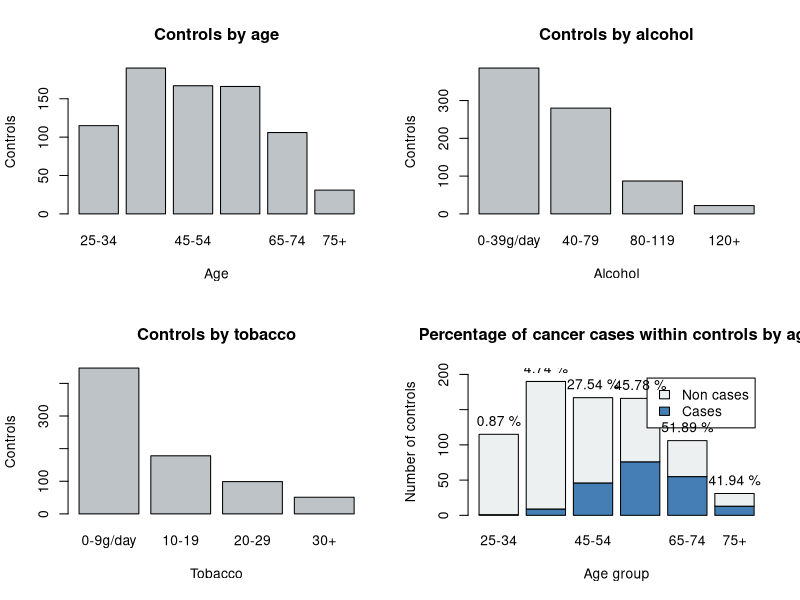
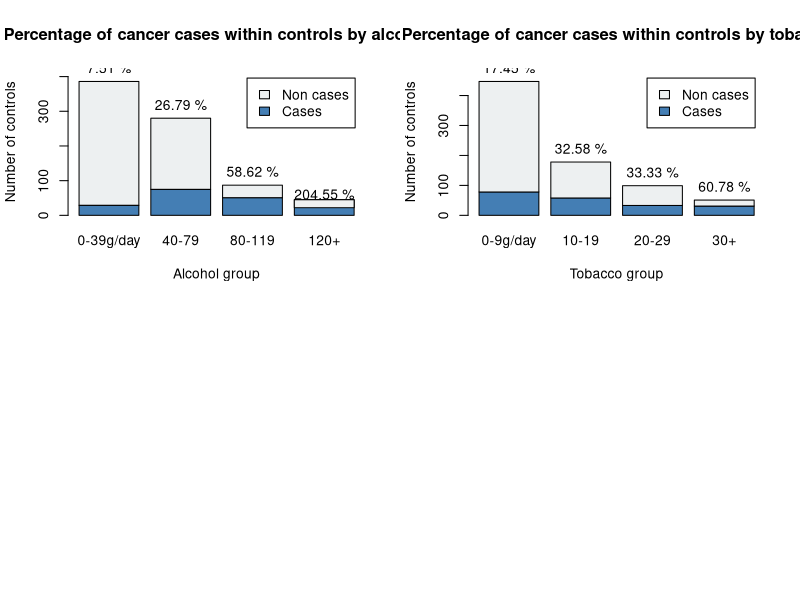
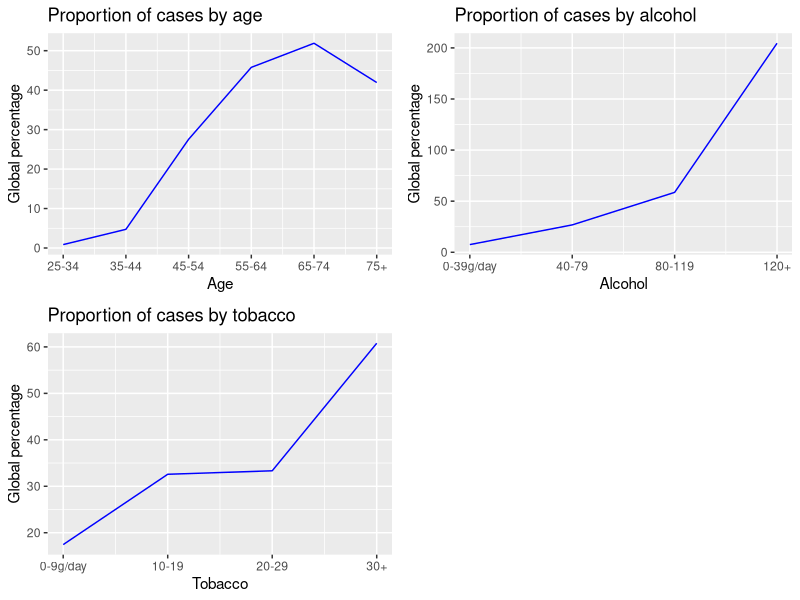

R code for these plots, in order: (Note: this script raises an error after producing the figures.)
## ---- chunk 1
knitr::opts_chunk$set(echo=TRUE, message=FALSE, warning=FALSE)
## ---- chunk 2
head(esoph, 8)
cat("Number of combinations: ", dim(esoph)[1], "\nNumber of persons controlled: ",
    sum(esoph$ncontrols))
## ---- chunk 3
summary(esoph)
## ---- chunk 4
tapply(esoph$ncontrols, esoph$agegp, sum)
## ---- chunk 5
par(mfrow=c(2, 2)) 
barplot(tapply(esoph$ncontrols, esoph$agegp, sum), col="#BEC3C7",
        xlab="Age", ylab="Controls", main="Controls by age")
barplot(tapply(esoph$ncontrols, esoph$alcgp, sum), col="#BEC3C7",
        xlab="Alcohol", ylab="Controls", main="Controls by alcohol")
barplot(tapply(esoph$ncontrols, esoph$tobgp, sum), col="#BEC3C7",
        xlab="Tobacco", ylab="Controls", main="Controls by tobacco")
## ---- chunk 6
# Age
age_cases <- tapply(esoph$ncases, esoph$agegp, sum)
age_controls <- tapply(esoph$ncontrols, esoph$agegp, sum)
non_age_cases <- age_controls - age_cases
age_proportions <- age_cases / age_controls * 100
age_ylim <- c(0, 1.1 * max(age_controls))

# Alcohol
alc_cases <- tapply(esoph$ncases, esoph$alcgp, sum)
alc_controls <- tapply(esoph$ncontrols, esoph$alcgp, sum)
non_alc_cases <- alc_controls - alc_cases
alc_proportions <- alc_cases / alc_controls * 100
alc_ylim <- c(0, 1.1 * max(alc_controls))

# Tobacco
tob_cases <- tapply(esoph$ncases, esoph$tobgp, sum)
tob_controls <- tapply(esoph$ncontrols, esoph$tobgp, sum)
non_tob_cases <- tob_controls - tob_cases
tob_proportions <- tob_cases / tob_controls * 100
tob_ylim <- c(0, 1.1 * max(tob_controls))

# Plots
legend <- c("Cases", "Non cases")
colours <- c("#447EB4", "#EDF0F1")
ylab <- "Number of controls"

age_plot <- barplot(rbind(age_cases, non_age_cases), ylim=age_ylim, legend=legend,
                col=colours, xlab="Age group", ylab=ylab,
                main="Percentage of cancer cases within controls by age")
text(x=age_plot, y=age_controls, label=paste(round(age_proportions, 2), "%"), pos=3)

alc_plot <- barplot(rbind(alc_cases, non_alc_cases), ylim=alc_ylim, legend=legend,
                col=colours, xlab="Alcohol group", ylab=ylab,
                main="Percentage of cancer cases within controls by alcohol")
text(x=alc_plot, y=alc_controls, label=paste(round(alc_proportions, 2), "%"), pos=3)

tob_plot <- barplot(rbind(tob_cases, non_tob_cases), ylim=tob_ylim, legend=legend,
                col=colours, xlab="Tobacco group", ylab=ylab,
                main="Percentage of cancer cases within controls by tobacco")
text(x=tob_plot, y=tob_controls, label=paste(round(tob_proportions, 2), "%"), pos=3)
## ---- chunk 7
library(ggplot2)
library(ggpubr)

age_plot <- ggplot(as.data.frame(age_proportions), aes(x=c(0:5), y=age_proportions)) +
  geom_line(col="blue") + scale_x_continuous(labels=levels(esoph$age)) +
  labs(title="Proportion of cases by age", x="Age", y="Global percentage")
alc_plot <- ggplot(as.data.frame(alc_proportions), aes(x=c(0:3), y=alc_proportions)) +
  geom_line(col="blue") + scale_x_continuous(labels=levels(esoph$alcgp)) +
  labs(title="Proportion of cases by alcohol", x="Alcohol", y="Global percentage")
tob_plot <- ggplot(as.data.frame(tob_proportions), aes(x=c(0:3), y=tob_proportions)) +
  geom_line(col="blue") + scale_x_continuous(labels=levels(esoph$tobgp)) +
  labs(title="Proportion of cases by tobacco", x="Tobacco", y="Global percentage")

ggarrange(age_plot, alc_plot, tob_plot)
## ---- chunk 8
age <- as.numeric(esoph$agegp)
alcohol <- as.numeric(esoph$alcgp)
tobacco <- as.numeric(esoph$tobgp)
cases <- esoph$ncases / esoph$ncontrols

esoph_prop <- data.frame(age, alcohol, tobacco, cases)
summary(esoph_prop$cases)
## ---- chunk 9
esoph_prop_corr <- cor(esoph_prop)
esoph_prop_corr
## ---- chunk 10
cleanTable <- function(table, threshold, subst=NA, rev=FALSE) {
  for (i in seq(1, length(table[,1]))) {
		for (j in seq(1, length(table[1,]))) {
		  if (i == j ||
		      !is.null(threshold) &&
		      xor(rev, table[i, j] > -threshold && table[i, j] < threshold)) {
				table[i, j] <- subst
			}
		}
	}
	return (table)
}

# Masking low values
print(cleanTable(esoph_prop_corr, 0.5), digits=3, na.print=".")

# Graphically
library(corrplot)
esoph_prop_corr_plot <- cleanTable(esoph_prop_corr, NULL, 0.0)
corrplot(as.matrix(esoph_prop_corr_plot), type="full",
         order="hclust", tl.col="black", tl.srt=45)
## ---- chunk 11
cor.test(esoph_prop$age, esoph_prop$cases)
## ---- chunk 12
library(Hmisc)
print(cleanTable(rcorr(as.matrix(esoph_prop))$P, 0.05, rev=TRUE), digits=3, na.print=".")
## ---- chunk 13
esoph_prop_qual <- data.frame(esoph$agegp, esoph$alcgp, esoph$tobgp, esoph_prop$cases)
names(esoph_prop_qual) <- c("age", "alcohol", "tobacco", "cases")

age_alc <- ggplot(esoph_prop_qual, aes(alcohol, cases, fill=age)) +
  geom_bar(stat="identity", position="dodge") +
  labs(title="Age by alcohol", y="Cases proportion")
alc_tob <- ggplot(esoph_prop_qual, aes(tobacco, cases, fill=alcohol)) +
  geom_bar(stat="identity", position="dodge") +
  labs(title="Alcohol by tobacco", y="Cases proportion")
age_tob <- ggplot(esoph_prop_qual, aes(tobacco, cases, fill=age)) +
  geom_bar(stat="identity", position="dodge") +
  labs(title="Age by tobacco", y="Cases proportion")

ggarrange(age_alc, alc_tob, age_tob)
## ---- chunk 14
X <- esoph_prop$cases
y_age <- as.numeric(esoph_prop$age) - 1

age_linear_model <- lm(X ~ y_age)
summary(age_linear_model)
## ---- chunk 15
y_alc <- as.numeric(esoph_prop$alcohol) - 1
y_tob <- as.numeric(esoph_prop$tobacco) - 1

age_linear <- ggplot(esoph_prop, aes(x=y_age, y=X)) + geom_point(size=1) +
  geom_smooth(method="lm") + stat_regline_equation(label.x=0.1, label.y=0.85) +
  scale_x_continuous(labels=levels(esoph_prop$age)) +
  labs(x="Age Groups", y="Proportion of cancers (%)") + theme_bw()
alc_linear <- ggplot(esoph_prop, aes(x=y_alc, y=X)) + geom_point(size=1) +
  geom_smooth(method="lm") + stat_regline_equation(label.x=0.1, label.y=0.8) +
  scale_x_continuous(labels=levels(esoph_prop$alcohol)) +
  labs(x="Alcohol Groups", y="Proportion of cancers (%)") + theme_bw()
tob_linear <- ggplot(esoph_prop, aes(x=y_tob, y=X)) + geom_point(size=1) +
  geom_smooth(method="lm") + stat_regline_equation(label.x=0.1, label.y=0.65) +
  scale_x_continuous(labels=levels(esoph_prop$tobacco)) +
  labs(x="Tobacco Groups", y="Proportion of cancers (%)") + theme_bw()

ggarrange(age_linear, alc_linear, tob_linear)
